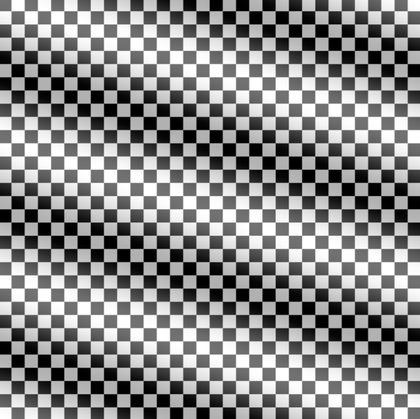
%> input picture section5/b_w.png, 420 x 419 px, shrunk from 920 x 918 before the run
$ octave work2.m   (GNU Octave 9; MATLAB toolbox functions it lacks are replaced by stand-ins)
%> lines starting %> are read from the running program, lines starting %| are printed output that depends on the picture; in (x1, y1, x2, y2) boxes, pixels count from 0 and x2, y2 are one past the last pixel; in counts of white or black regions, pixels touching at a corner belong together; the program's own positions count from 1
figure('name', '低通滤波器', 'NumberTitle', 'off', 'toolbar', 'none', 'menubar', 'none');
A=rgb2gray(imread('b_w.png'));
%> A: size 419x420 uint8; min 0, max 255, mean 137.9
[m,n]=size(A);
%> m = 419; n = 420
B0 = zeros(m,n);
FA=fftshift(fft2(A)); %傅里叶变换并平移
PFA=abs(FA).^2; %频域功率数组
D0 = 5; %截止频率
for i = 1:m
    for j = 1:n
        R=((i-m/2).^2+(j-n/2).^2).^(0.5);
        if R < D0
            B0(i,j) = 1;
        end
    end
end
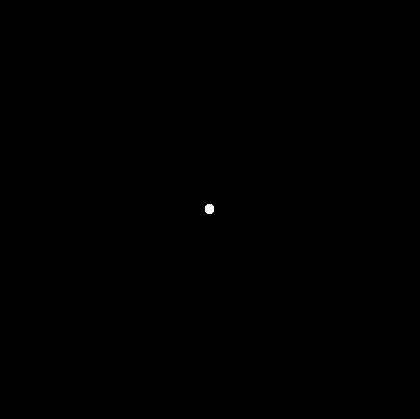
%> B0: size 419x420 double; values 0 (black) and 1 (white), 0.04% white; 1 white region, box (x1, y1, x2, y2) and area: (205, 204, 214, 214) 78
output1 = ifft2(fftshift(FA.*B0));
subplot(2,3,1);imshow(A);title('原图');
subplot(2,3,2);imshow(uint8(output1));title('低通滤波器截止频率为5');
%> (this line was passed over: imshow is not available in this run)
B0 = zeros(m,n);
n0=2; %滤波阶数
D0=64;
for j=1:n
    for i=1:m
        R=((i-m/2).^2+(j-n/2).^2).^(0.5);
        B0(i,j)=1/(1+(R/D0).^(2*n0));
    end
end
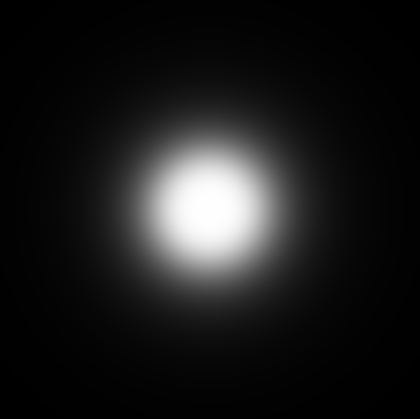
%> B0: size 419x420 double; min 0.00216, max 1, mean 0.109
output2 = ifft2(fftshift(FA.*B0));
subplot(2,3,3);imshow(output2);title('巴特沃斯滤波器D0=64');
%> after `imshow(output2)`:
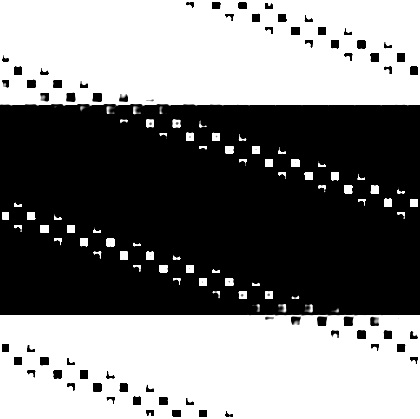
%> displayed picture: size 419x420, on the screen's scale of 0 to 255; min 0, max 255, mean 126.1

source = imread('pattern.tif');
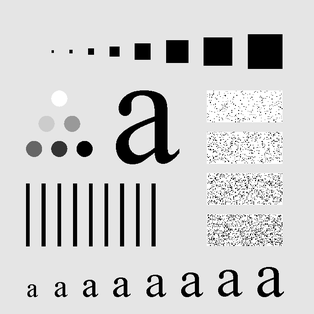
%> input picture section5/pattern.tif, 314 x 314 px, shrunk from 688 x 688 before the run
%> source is the input picture: size 314x314 uint8; min 0, max 255, mean 207.3
subplot(2,3,4);imshow(source);title('原图');
source_fft = fftshift(fft2(source));
[m,n]=size(source);
%> m = 314; n = 314
D0=100;
H0=zeros(m,n);
for i = 1:m
    for j = 1:n
        R=((i-m/2).^2+(j-n/2).^2).^(0.5);
        if R < D0
            H0(i,j) = 1;
        end
    end
end
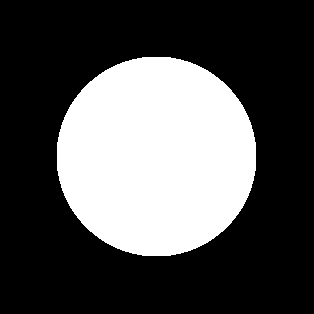
%> H0: size 314x314 double; values 0 (black) and 1 (white), 31.8% white; 1 white region, box (x1, y1, x2, y2) and area: (57, 57, 256, 256) 31397
output3 = ifft2(fftshift(source_fft.*H0));
subplot(2,3,5);imshow(uint8(output3));title('低通滤波器截止频率为100');
%> (this line was passed over: imshow is not available in this run)
H0 = zeros(m,n);
n0=2; %滤波阶数
D0=128;
for j=1:n
    for i=1:m
        R=((i-m/2).^2+(j-n/2).^2).^(0.5);
        H0(i,j)=1/(1+(R/D0).^(2*n0));
    end
end
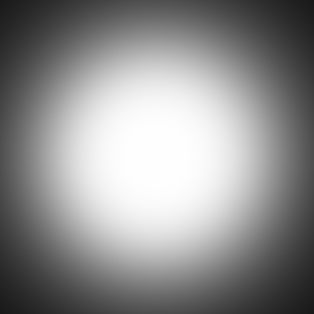
%> H0: size 314x314 double; min 0.0995, max 1, mean 0.562
output4 = ifft2(fftshift(source_fft.*H0));
subplot(2,3,6);imshow(output4);title('巴特沃斯滤波器D0=128');
%> after `imshow(output4)`:
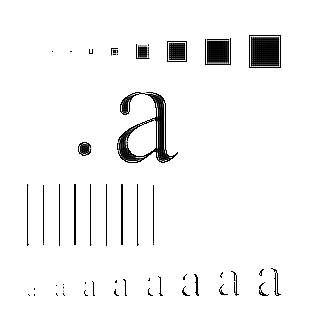
%> displayed picture: size 314x314, on the screen's scale of 0 to 255; min 0, max 255, mean 243.6
